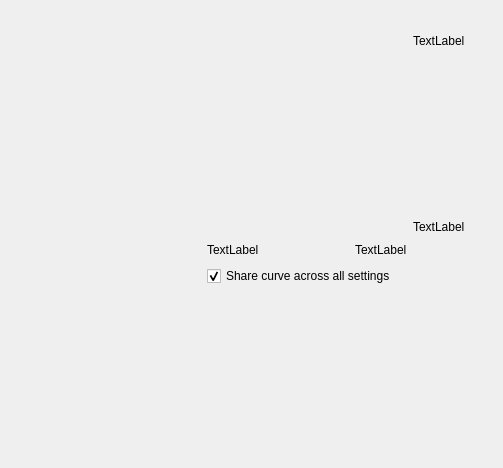
<?xml version="1.0" encoding="UTF-8"?>
<ui version="4.0">
 <author>
    SPDX-FileCopyrightText: none
    SPDX-License-Identifier: GPL-3.0-or-later
  </author>
 <class>WdgCurveOption2</class>
 <widget class="QWidget" name="WdgCurveOption2">
  <property name="geometry">
   <rect>
    <x>0</x>
    <y>0</y>
    <width>503</width>
    <height>468</height>
   </rect>
  </property>
  <layout class="QVBoxLayout" name="verticalLayout_2">
   <item>
    <layout class="QHBoxLayout" name="horizontalLayout">
     <property name="bottomMargin">
      <number>15</number>
     </property>
     <item>
      <widget class="KisDoubleSliderSpinBox" name="strengthSlider" native="true">
       <property name="sizePolicy">
        <sizepolicy hsizetype="Preferred" vsizetype="Fixed">
         <horstretch>0</horstretch>
         <verstretch>0</verstretch>
        </sizepolicy>
       </property>
       <property name="maximumSize">
        <size>
         <width>16777215</width>
         <height>16777215</height>
        </size>
       </property>
      </widget>
     </item>
    </layout>
   </item>
   <item>
    <layout class="QHBoxLayout" name="horizontalLayout_2">
     <item>
      <spacer name="horizontalSpacer_4">
       <property name="orientation">
        <enum>Qt::Horizontal</enum>
       </property>
       <property name="sizeHint" stdset="0">
        <size>
         <width>2</width>
         <height>2</height>
        </size>
       </property>
      </spacer>
     </item>
    </layout>
   </item>
   <item>
    <layout class="QHBoxLayout" name="horizontalLayout_4">
     <item>
      <widget class="KisMultiSensorsSelector" name="sensorSelector" native="true">
       <property name="sizePolicy">
        <sizepolicy hsizetype="Fixed" vsizetype="MinimumExpanding">
         <horstretch>0</horstretch>
         <verstretch>0</verstretch>
        </sizepolicy>
       </property>
       <property name="minimumSize">
        <size>
         <width>190</width>
         <height>0</height>
        </size>
       </property>
       <property name="maximumSize">
        <size>
         <width>160</width>
         <height>16777215</height>
        </size>
       </property>
      </widget>
     </item>
     <item>
      <layout class="QGridLayout" name="gridLayout_2">
       <item row="3" column="1">
        <widget class="QWidget" name="wdgRangeControlsPlaceholder" native="true"/>
       </item>
       <item row="0" column="1">
        <layout class="QGridLayout" name="gridLayout">
         <item row="2" column="1">
          <layout class="QVBoxLayout" name="verticalLayout">
           <item>
            <layout class="QHBoxLayout" name="horizontalLayout_7"/>
           </item>
           <item>
            <widget class="QLabel" name="label_ymax">
             <property name="sizePolicy">
              <sizepolicy hsizetype="Fixed" vsizetype="Fixed">
               <horstretch>0</horstretch>
               <verstretch>0</verstretch>
              </sizepolicy>
             </property>
             <property name="text">
              <string comment="KDE::DoNotExtract">TextLabel</string>
             </property>
            </widget>
           </item>
           <item>
            <spacer name="verticalSpacer_3">
             <property name="orientation">
              <enum>Qt::Vertical</enum>
             </property>
             <property name="sizeHint" stdset="0">
              <size>
               <width>10</width>
               <height>10</height>
              </size>
             </property>
            </spacer>
           </item>
           <item>
            <layout class="QHBoxLayout" name="horizontalLayout_5">
             <item>
              <widget class="QWidget" name="intOutPlaceholder" native="true"/>
             </item>
             <item>
              <spacer name="horizontalSpacer_5">
               <property name="orientation">
                <enum>Qt::Horizontal</enum>
               </property>
               <property name="sizeHint" stdset="0">
                <size>
                 <width>40</width>
                 <height>20</height>
                </size>
               </property>
              </spacer>
             </item>
            </layout>
           </item>
           <item>
            <spacer name="verticalSpacer_2">
             <property name="orientation">
              <enum>Qt::Vertical</enum>
             </property>
             <property name="sizeHint" stdset="0">
              <size>
               <width>20</width>
               <height>40</height>
              </size>
             </property>
            </spacer>
           </item>
           <item>
            <widget class="QLabel" name="label_ymin">
             <property name="sizePolicy">
              <sizepolicy hsizetype="Fixed" vsizetype="Fixed">
               <horstretch>0</horstretch>
               <verstretch>0</verstretch>
              </sizepolicy>
             </property>
             <property name="text">
              <string comment="KDE::DoNotExtract">TextLabel</string>
             </property>
            </widget>
           </item>
          </layout>
         </item>
         <item row="3" column="0">
          <layout class="QHBoxLayout" name="horizontalLayout_3">
           <item>
            <widget class="QLabel" name="label_xmin">
             <property name="sizePolicy">
              <sizepolicy hsizetype="Preferred" vsizetype="Fixed">
               <horstretch>0</horstretch>
               <verstretch>0</verstretch>
              </sizepolicy>
             </property>
             <property name="text">
              <string comment="KDE::DoNotExtract">TextLabel</string>
             </property>
            </widget>
           </item>
           <item>
            <spacer name="horizontalSpacer_3">
             <property name="orientation">
              <enum>Qt::Horizontal</enum>
             </property>
             <property name="sizeHint" stdset="0">
              <size>
               <width>40</width>
               <height>20</height>
              </size>
             </property>
            </spacer>
           </item>
           <item>
            <widget class="QWidget" name="intInPlaceholder" native="true"/>
           </item>
           <item>
            <spacer name="horizontalSpacer">
             <property name="orientation">
              <enum>Qt::Horizontal</enum>
             </property>
             <property name="sizeHint" stdset="0">
              <size>
               <width>40</width>
               <height>20</height>
              </size>
             </property>
            </spacer>
           </item>
           <item>
            <widget class="QLabel" name="label_xmax">
             <property name="sizePolicy">
              <sizepolicy hsizetype="Preferred" vsizetype="Fixed">
               <horstretch>0</horstretch>
               <verstretch>0</verstretch>
              </sizepolicy>
             </property>
             <property name="text">
              <string comment="KDE::DoNotExtract">TextLabel</string>
             </property>
            </widget>
           </item>
          </layout>
         </item>
         <item row="2" column="0">
          <widget class="KisCurveWidget" name="curveWidget" native="true">
           <property name="sizePolicy">
            <sizepolicy hsizetype="Preferred" vsizetype="Expanding">
             <horstretch>1</horstretch>
             <verstretch>0</verstretch>
            </sizepolicy>
           </property>
           <property name="minimumSize">
            <size>
             <width>200</width>
             <height>200</height>
            </size>
           </property>
          </widget>
         </item>
        </layout>
       </item>
       <item row="4" column="1">
        <spacer name="verticalSpacer">
         <property name="orientation">
          <enum>Qt::Vertical</enum>
         </property>
         <property name="sizeHint" stdset="0">
          <size>
           <width>20</width>
           <height>60</height>
          </size>
         </property>
        </spacer>
       </item>
       <item row="0" column="3">
        <spacer name="horizontalSpacer_2">
         <property name="orientation">
          <enum>Qt::Horizontal</enum>
         </property>
         <property name="sizeHint" stdset="0">
          <size>
           <width>13</width>
           <height>13</height>
          </size>
         </property>
        </spacer>
       </item>
       <item row="1" column="1">
        <widget class="QCheckBox" name="checkBoxUseSameCurve">
         <property name="text">
          <string>Share curve across all settings</string>
         </property>
         <property name="checked">
          <bool>true</bool>
         </property>
        </widget>
       </item>
      </layout>
     </item>
    </layout>
   </item>
  </layout>
 </widget>
 <customwidgets>
  <customwidget>
   <class>KisDoubleSliderSpinBox</class>
   <extends>QWidget</extends>
   <header>kis_slider_spin_box.h</header>
   <container>1</container>
  </customwidget>
  <customwidget>
   <class>KisCurveWidget</class>
   <extends></extends>
   <header>widgets/kis_curve_widget.h</header>
   <container>1</container>
  </customwidget>
  <customwidget>
   <class>KisMultiSensorsSelector</class>
   <extends>QWidget</extends>
   <header>KisMultiSensorsSelector.h</header>
   <container>1</container>
  </customwidget>
 </customwidgets>
 <resources/>
 <connections/>
</ui>
